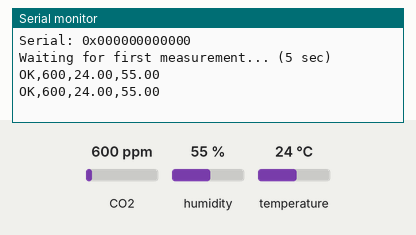
Recording of a sketch running on a simulated Arduino Uno, built with avr-gcc and run on an emulated ATmega328P. Shown: the last lines printed to the serial monitor. The inputs (shaded band) are chosen by the test bench; at power-on: CO2 600 ppm, humidity 55 %, temperature 24 °C.

Above: at 10.8 s.
10.9 s: CO2 set to 452 ppm
At 15.9 s:
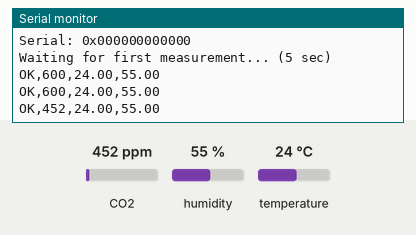
18.4 s: humidity set to 22 %
At 21.0 s:
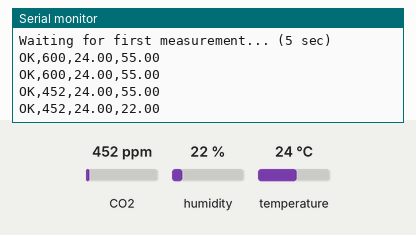
25.9 s: temperature set to 12 °C
At 31.2 s:
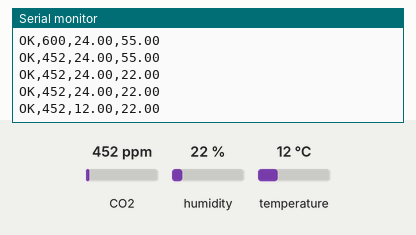

Measured:
- after the input at 10.9 s, the serial monitor: prints a new line after 4.1 s (image 1)
- after the input at 18.4 s, the serial monitor: prints a new line after 1.6 s (image 2)
- after the input at 25.9 s, the serial monitor: prints a new line after 4.1 s (image 3)

The sketch:

SCD-41.ino
```cpp
// (licence header left out)
#include <Arduino.h>
#include <SensirionI2CScd4x.h>
#include <Wire.h>

SensirionI2CScd4x scd4x;

void printUint16Hex(uint16_t value) {
    Serial.print(value < 4096 ? "0" : "");
    Serial.print(value < 256 ? "0" : "");
    Serial.print(value < 16 ? "0" : "");
    Serial.print(value, HEX);
}

void printSerialNumber(uint16_t serial0, uint16_t serial1, uint16_t serial2) {
    Serial.print("Serial: 0x");
    printUint16Hex(serial0);
    printUint16Hex(serial1);
    printUint16Hex(serial2);
    Serial.println();
}

void setup() {

    Serial.begin(115200);
    while (!Serial) {
        delay(100);
    }

    Wire.begin();

    uint16_t error;
    char errorMessage[256];

    scd4x.begin(Wire);

    // stop potentially previously started measurement
    error = scd4x.stopPeriodicMeasurement();
    if (error) {
        Serial.print("Error trying to execute stopPeriodicMeasurement(): ");
        errorToString(error, errorMessage, 256);
        Serial.println(errorMessage);
    }

    uint16_t serial0;
    uint16_t serial1;
    uint16_t serial2;
    error = scd4x.getSerialNumber(serial0, serial1, serial2);
    if (error) {
        Serial.print("Error trying to execute getSerialNumber(): ");
        errorToString(error, errorMessage, 256);
        Serial.println(errorMessage);
    } else {
        printSerialNumber(serial0, serial1, serial2);
    }

    // Start Measurement
    error = scd4x.startPeriodicMeasurement();
    if (error) {
        Serial.print("Error trying to execute startPeriodicMeasurement(): ");
        errorToString(error, errorMessage, 256);
        Serial.println(errorMessage);
    }

    Serial.println("Waiting for first measurement... (5 sec)");
}

void loop() {
    uint16_t error;
    char errorMessage[256];

    // Output data every 5 seconds
    delay(5000);

    // Read Measurement
    uint16_t co2;
    float temperature;
    float humidity;
    error = scd4x.readMeasurement(co2, temperature, humidity);
    if (error) {
        Serial.print("Error trying to execute readMeasurement(): ");
        errorToString(error, errorMessage, 256);
        Serial.println(errorMessage);
    } else if (co2 == 0) {
        Serial.println("Invalid sample detected, skipping.");
    } else {
        Serial.print("OK");
        Serial.print(",");
        Serial.print(co2);
        Serial.print(",");
        Serial.print(temperature);
        Serial.print(",");
        Serial.println(humidity);
    }
}
```
